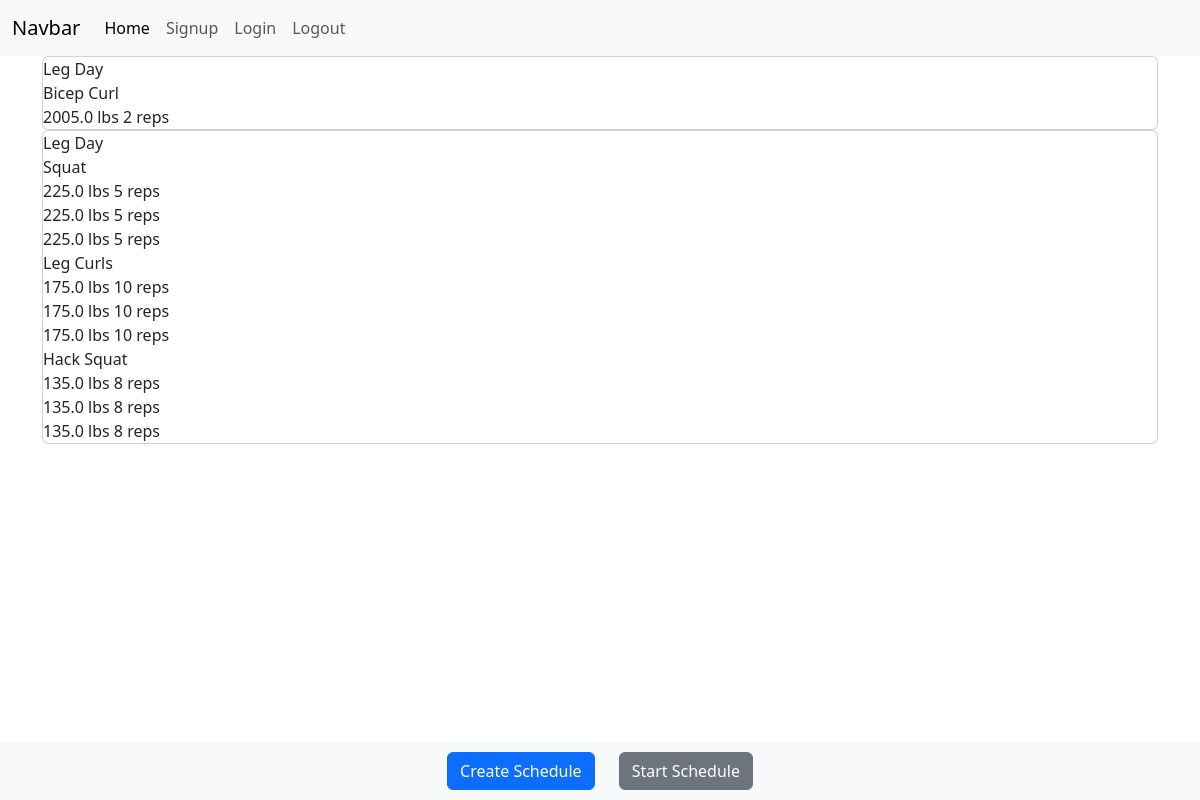
The page /home (signed in) on the database as committed earlier.
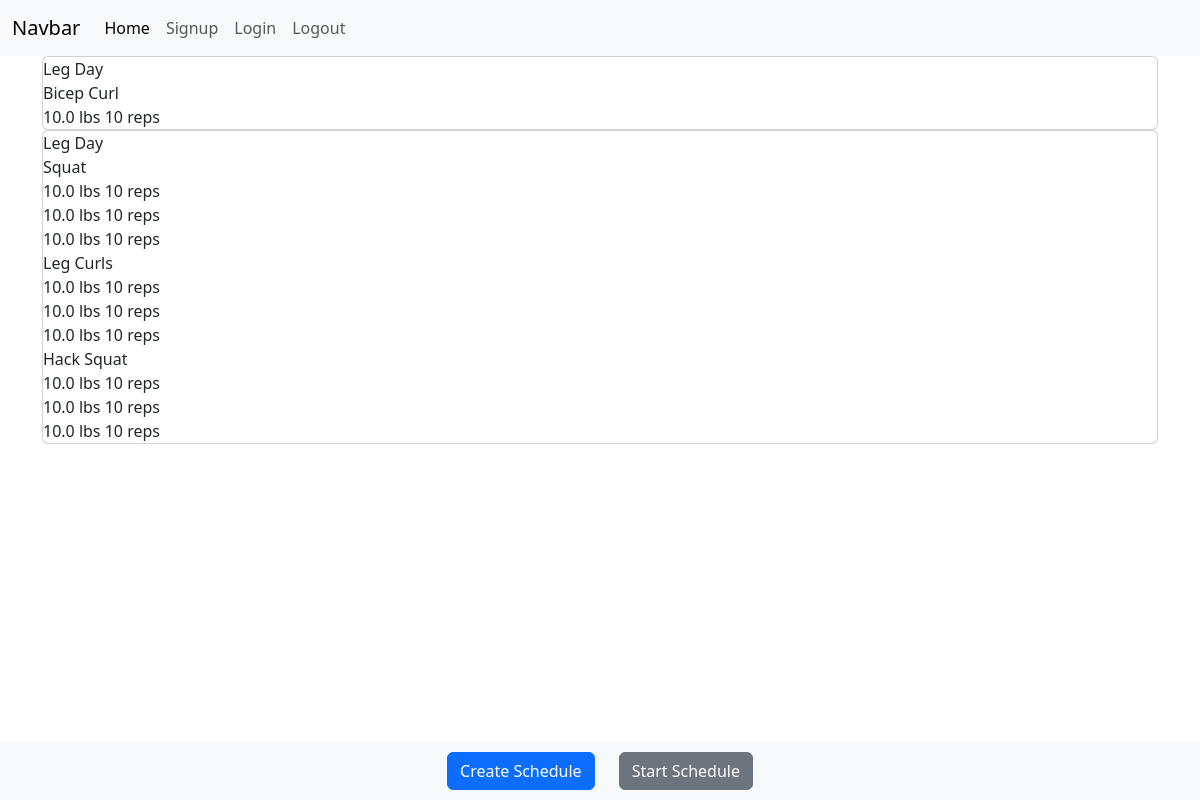
The same page on the database as committed later.
### website/models.py (models this page shows)
class Schedule(db.Model, UserMixin):
    id = db.Column(db.Integer, primary_key=True)
    schedule_name = db.Column(db.String(100), nullable=False)
    date_created = db.Column(db.DateTime, default=datetime.utcnow(), nullable=False)
    user_id = db.Column(db.Integer, db.ForeignKey('user.id'), nullable=False)
    exercises = db.relationship('Exercise', backref='schedule', lazy=True)

class Exercise(db.Model, UserMixin):
    id = db.Column(db.Integer, primary_key=True)
    exercise_name = db.Column(db.String(100), nullable=False)
    schedule_id = db.Column(db.Integer, db.ForeignKey('schedule.id'))
    user_id = db.Column(db.Integer, db.ForeignKey('user.id'), nullable=False)
    sets = db.relationship('Set', backref='exercise', lazy=True)

class Set(db.Model, UserMixin):
    id = db.Column(db.Integer, primary_key=True)
    reps = db.Column(db.Integer, nullable=False)
    weight = db.Column(db.Float, nullable=False)
    exercise_id = db.Column(db.Integer, db.ForeignKey('exercise.id'), nullable=False)
    user_id = db.Column(db.Integer, db.ForeignKey('user.id'), nullable=False)

### website/training.py (the view)
@training.route("/", methods=['POST', 'GET'])
@training.route("/home", methods=['POST', 'GET'])
@login_required
def home():
    schedules = Schedule.query.filter_by(user_id=current_user.id).all()
    exercises = Exercise.query.filter_by(user_id=current_user.id).all()
    sets = Set.query.filter_by(user_id=current_user.id).all()
    return render_template("index.html", schedules=schedules, exercises=exercises, sets=sets, current_user=current_user)

### website/__init__.py (called while the page is built)
def create_app():
    app = Flask(__name__)
    app.config["SQLALCHEMY_DATABASE_URI"] = "sqlite:///project.db"
    app.config['SECRET_KEY'] = 'mbgodbnfvojvnseofefqwdqwifgbjdfsnf'
    db.init_app(app)
    from .auth import auth
    app.register_blueprint(auth)
    from .training import training
    app.register_blueprint(training)
    from .models import User
    create_database(app)
    login_manager.login_view = "auth.login"
    login_manager.login_message = "You must be signed in to reach this page!"
    login_manager.login_message_category = "danger"
    login_manager.init_app(app)
    @login_manager.user_loader
    def load_user(id):
        return User.query.get(int(id))
    return app

### website/templates/index.html (shortened to what this page needs)
{% extends 'base.html' %}
{% block content %}
<div class="container">
    {% for schedule in schedules %}
    <div id="schedule_{{ schedule.id }}" class="card clickable" onclick="selectSchedule({{ schedule.id }})">
        <div>
            {{ schedule.schedule_name }}
        </div>
        <div>
            {% for exercise in exercises %}
                {% if exercise.schedule_id == schedule.id %}
                    {{ exercise.exercise_name }}
                    <div>
                        {% for set in sets %}
                            {% if set.exercise_id == exercise.id %}
                                <div>{{ set.weight }} lbs {{ set.reps }} reps</div>
                            {% endif %}
                        {% endfor %}
                    </div>
                {% endif %}
            {% endfor %}
        </div>
    </div>
    {% endfor %}
</div>
<div class="bottom-row">
    <div class="container">
        <div class="row justify-content-center">
            <div class="col-auto">
                <a href="/create_schedule"><button class="btn btn-primary">Create Schedule</button></a>
            </div>
            <div class="col-auto">
                <button onclick="startSelectedSchedule()" class="btn btn-secondary">Start Schedule</button>
            </div>
        </div>
    </div>
</div>
{% endblock %}

### website/templates/base.html (shortened to what this page needs)
<!DOCTYPE html>
<html lang="en">
<head>
    <link href="https://cdn.jsdelivr.net/npm/bootstrap@5.3.2/dist/css/bootstrap.min.css" rel="stylesheet">
</head>
<body>
    <nav class="navbar navbar-expand-lg bg-body-tertiary">
        <div class="container-fluid">
          <a class="navbar-brand" href="/home">Navbar</a>
          <div class="collapse navbar-collapse" id="navbarNav">
            <ul class="navbar-nav">
              <li class="nav-item">
                <a class="nav-link active" aria-current="page" href="/home">Home</a>
              </li>
              <li class="nav-item">
                <a class="nav-link" href="/signup">Signup</a>
              </li>
              <li class="nav-item">
                <a class="nav-link" href="/login">Login</a>
              </li>
              <li class="nav-item">
                <a class="nav-link" href="/logout">Logout</a>
              </li>
            </ul>
          </div>
        </div>
      </nav>
    {% block content %}
    {% endblock %}
</body>
</html>

### website/templates/index.html (style rules this page uses)
.bottom-row { position: fixed; bottom: 0; width: 100%; background-color: #f8f9fa; padding: 10px; text-align: center; }
.clickable { cursor: pointer; }

Rows that differ between the two databases and show on the page:
changed Set (number 1 of 10 on the later page): weight "2005.0" → "10.0"; reps "2" → "10"
changed Set (number 2 of 10 on the later page): weight "225.0" → "10.0"; reps "5" → "10"
changed Set (number 3 of 10 on the later page): weight "225.0" → "10.0"; reps "5" → "10"
changed Set (number 4 of 10 on the later page): weight "225.0" → "10.0"; reps "5" → "10"
changed Set (number 5 of 10 on the later page): weight "175.0" → "10.0"
changed Set (number 6 of 10 on the later page): weight "175.0" → "10.0"
changed Set (number 7 of 10 on the later page): weight "175.0" → "10.0"
changed Set (number 8 of 10 on the later page): weight "135.0" → "10.0"; reps "8" → "10"
changed Set (number 9 of 10 on the later page): weight "135.0" → "10.0"; reps "8" → "10"
changed Set (number 10 of 10 on the later page): weight "135.0" → "10.0"; reps "8" → "10"
